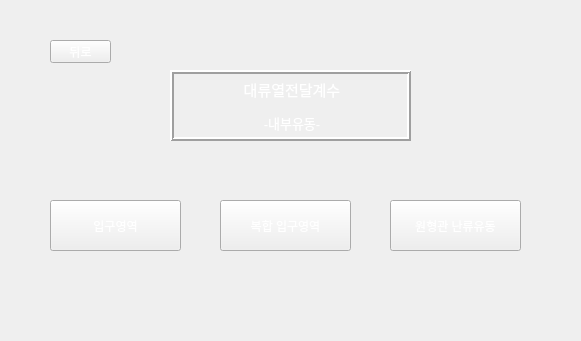
<?xml version="1.0" encoding="UTF-8"?>
<ui version="4.0">
 <class>Form</class>
 <widget class="QWidget" name="Form">
  <property name="geometry">
   <rect>
    <x>0</x>
    <y>0</y>
    <width>581</width>
    <height>341</height>
   </rect>
  </property>
  <property name="minimumSize">
   <size>
    <width>581</width>
    <height>341</height>
   </size>
  </property>
  <property name="maximumSize">
   <size>
    <width>581</width>
    <height>341</height>
   </size>
  </property>
  <property name="windowTitle">
   <string>Form</string>
  </property>
  <property name="styleSheet">
   <string notr="true">background-image: url(:/background/하얀거.png);</string>
  </property>
  <widget class="QPushButton" name="pushButton_2">
   <property name="geometry">
    <rect>
     <x>50</x>
     <y>200</y>
     <width>131</width>
     <height>51</height>
    </rect>
   </property>
   <property name="toolTip">
    <string>수직평판에서의 Nusselt Number를 구합니다</string>
   </property>
   <property name="toolTipDuration">
    <number>5000</number>
   </property>
   <property name="styleSheet">
    <string notr="true">QPushButton {
color: qlineargradient(spread:pad, x1:0, y1:1, x2:1, y2:0, stop:0 rgba(255, 255, 255, 255), stop:1 rgba(255, 255, 255, 255));
background-image: url(:/background/버튼2.png);
font: 10pt &quot;맑은 고딕&quot;;
}
QPushButton:hover{
border-image: url(:/background/버튼클릭2.png);
}</string>
   </property>
   <property name="text">
    <string>입구영역</string>
   </property>
  </widget>
  <widget class="QPushButton" name="pushButton">
   <property name="geometry">
    <rect>
     <x>50</x>
     <y>40</y>
     <width>61</width>
     <height>23</height>
    </rect>
   </property>
   <property name="styleSheet">
    <string notr="true">QPushButton {
color: qlineargradient(spread:pad, x1:0, y1:1, x2:1, y2:0, stop:0 rgba(255, 255, 255, 255), stop:1 rgba(255, 255, 255, 255));
background-image: url(:/background/버튼2.png);
font: 10pt &quot;맑은 고딕&quot;;
}
QPushButton:hover{
border-image: url(:/background/버튼클릭2.png);
}</string>
   </property>
   <property name="text">
    <string>뒤로</string>
   </property>
  </widget>
  <widget class="QPushButton" name="pushButton_3">
   <property name="geometry">
    <rect>
     <x>220</x>
     <y>200</y>
     <width>131</width>
     <height>51</height>
    </rect>
   </property>
   <property name="toolTip">
    <string>수직평판에서의 Nusselt Number를 구합니다</string>
   </property>
   <property name="toolTipDuration">
    <number>5000</number>
   </property>
   <property name="styleSheet">
    <string notr="true">QPushButton {
color: qlineargradient(spread:pad, x1:0, y1:1, x2:1, y2:0, stop:0 rgba(255, 255, 255, 255), stop:1 rgba(255, 255, 255, 255));
background-image: url(:/background/버튼2.png);
font: 10pt &quot;맑은 고딕&quot;;
}
QPushButton:hover{
border-image: url(:/background/버튼클릭2.png);
}</string>
   </property>
   <property name="text">
    <string>복합 입구영역</string>
   </property>
  </widget>
  <widget class="QPushButton" name="pushButton_4">
   <property name="geometry">
    <rect>
     <x>390</x>
     <y>200</y>
     <width>131</width>
     <height>51</height>
    </rect>
   </property>
   <property name="toolTip">
    <string>수직평판에서의 Nusselt Number를 구합니다</string>
   </property>
   <property name="toolTipDuration">
    <number>5000</number>
   </property>
   <property name="styleSheet">
    <string notr="true">QPushButton {
color: qlineargradient(spread:pad, x1:0, y1:1, x2:1, y2:0, stop:0 rgba(255, 255, 255, 255), stop:1 rgba(255, 255, 255, 255));
background-image: url(:/background/버튼2.png);
font: 10pt &quot;맑은 고딕&quot;;
}
QPushButton:hover{
border-image: url(:/background/버튼클릭2.png);
}</string>
   </property>
   <property name="text">
    <string>원형관 난류유동</string>
   </property>
  </widget>
  <widget class="QLabel" name="label_9">
   <property name="geometry">
    <rect>
     <x>0</x>
     <y>0</y>
     <width>581</width>
     <height>341</height>
    </rect>
   </property>
   <property name="styleSheet">
    <string notr="true">image: url(:/background/배경2.png);</string>
   </property>
   <property name="text">
    <string/>
   </property>
  </widget>
  <widget class="QLabel" name="label">
   <property name="geometry">
    <rect>
     <x>170</x>
     <y>70</y>
     <width>241</width>
     <height>71</height>
    </rect>
   </property>
   <property name="styleSheet">
    <string notr="true">font: 10pt &quot;맑은 고딕&quot;;
color: rgb(255, 255, 255);
background-image: url(:/background/버튼2.png);</string>
   </property>
   <property name="frameShape">
    <enum>QFrame::Box</enum>
   </property>
   <property name="frameShadow">
    <enum>QFrame::Raised</enum>
   </property>
   <property name="lineWidth">
    <number>2</number>
   </property>
   <property name="text">
    <string>&lt;!DOCTYPE HTML PUBLIC &quot;-//W3C//DTD HTML 4.0//EN&quot; &quot;http://www.w3.org/TR/REC-html40/strict.dtd&quot;&gt;
&lt;html&gt;&lt;head&gt;&lt;meta name=&quot;qrichtext&quot; content=&quot;1&quot; /&gt;&lt;style type=&quot;text/css&quot;&gt;
p, li { white-space: pre-wrap; }
&lt;/style&gt;&lt;/head&gt;&lt;body style=&quot; font-family:'맑은 고딕'; font-size:10pt; font-weight:400; font-style:normal;&quot;&gt;
&lt;p align=&quot;center&quot; style=&quot; margin-top:12px; margin-bottom:12px; margin-left:0px; margin-right:0px; -qt-block-indent:0; text-indent:0px;&quot;&gt;&lt;span style=&quot; font-size:11pt;&quot;&gt;대류열전달계수&lt;/span&gt;&lt;/p&gt;
&lt;p align=&quot;center&quot; style=&quot; margin-top:12px; margin-bottom:12px; margin-left:0px; margin-right:0px; -qt-block-indent:0; text-indent:0px;&quot;&gt;-내부유동-&lt;/p&gt;&lt;/body&gt;&lt;/html&gt;</string>
   </property>
   <property name="buddy">
    <cstring>pushButton</cstring>
   </property>
  </widget>
  <zorder>label_9</zorder>
  <zorder>pushButton_2</zorder>
  <zorder>pushButton</zorder>
  <zorder>pushButton_3</zorder>
  <zorder>pushButton_4</zorder>
  <zorder>label</zorder>
 </widget>
 <resources>
  <include location="../resource/resources.qrc"/>
 </resources>
 <connections/>
</ui>
